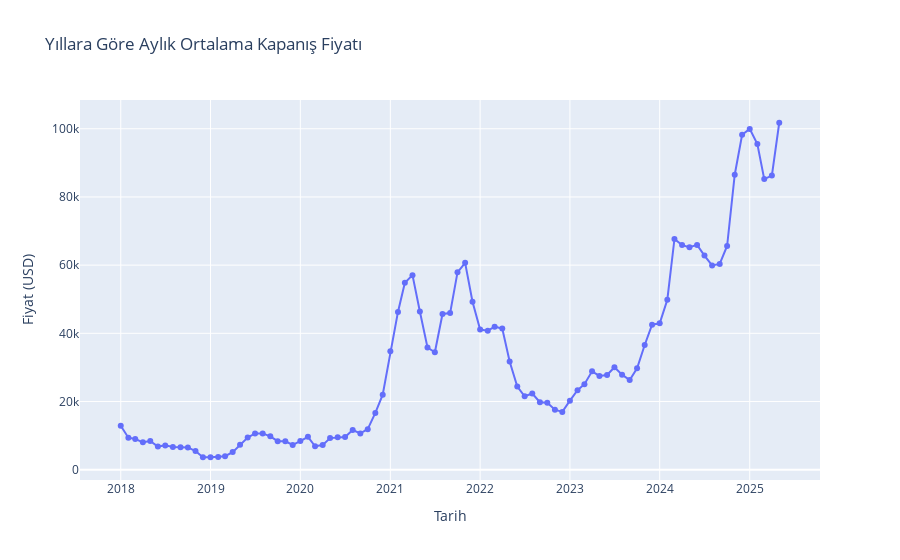

The notebook cell saved with this chart:
### Markdown cell above
* Yıllara göre aylık ortalama kapanış fiyatı

### Code cell
import plotly.express as px

monthly_avg_df = df.groupby(['Year', 'Month'])['Close'].mean().reset_index()
monthly_avg_df['Tarih'] = pd.to_datetime(monthly_avg_df['Year'].astype(str) + '-' + monthly_avg_df['Month'].astype(str))

fig = px.line(monthly_avg_df, x='Tarih', y='Close', title='Yıllara Göre Aylık Ortalama Kapanış Fiyatı',
              labels={'Close': 'Fiyat (USD)'}, markers=True)
fig.show()
